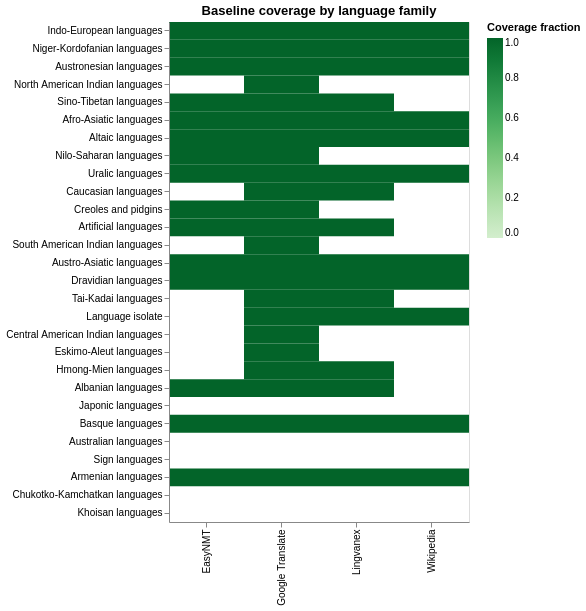

Notebook code cell kept with this figure:
### Code cell
# Coverage heatmap: service × language family
fam_rows = []
for svc, col in BASELINE_SERVICES.items():
    if col not in df.columns:
        continue
    grp = df.groupby("language_family")[col].agg(
        total="count",
        covered=lambda x: x.notna().sum(),
    ).reset_index()
    grp["Service"] = svc
    grp["pct"] = grp["covered"] / grp["total"]
    fam_rows.append(grp)

fam_df = pd.concat(fam_rows, ignore_index=True)

# Sort families by total language count (descending)
fam_totals = df.groupby("language_family")["language_code"].nunique().sort_values(ascending=False)
fam_order = fam_totals.index.tolist()

heatmap = alt.Chart(fam_df).mark_rect().encode(
    x=alt.X("Service:N", title=None),
    y=alt.Y("language_family:N", sort=fam_order, title=None),
    color=alt.Color(
        "pct:Q",
        scale=alt.Scale(scheme="greens", domain=[0, 1]),
        title="Coverage fraction",
    ),
    tooltip=[
        alt.Tooltip("Service:N"),
        alt.Tooltip("language_family:N", title="Family"),
        alt.Tooltip("covered:Q", title="Covered"),
        alt.Tooltip("total:Q", title="Total in family"),
        alt.Tooltip("pct:Q", title="Coverage", format=".0%"),
    ],
).properties(
    title="Baseline coverage by language family",
    width=300,
    height=500,
)
heatmap

### Figure 1 — Vega specification as saved in the notebook (floating-point values rounded to 4 significant figures)
{"$schema": "https://vega.github.io/schema/vega/v6.json", "data": [{"name": "source_0"}, {"name": "data_0", "values": [{"Service": "Wikipedia", "covered": 2, "language_family": "Afro-Asiatic languages", "pct": 1.0, "total": 2}, {"Service": "Wikipedia", "covered": 2, "language_family": "Altaic languages", "pct": 1.0, "total": 2}, {"Service": "Wikipedia", "covered": 1, "language_family": "Armenian languages", "pct": 1.0, "total": 1}, {"Service": "Wikipedia", "covered": 1, "language_family": "Austro-Asiatic languages", "pct": 1.0, "total": 1}, {"Service": "Wikipedia", "covered": 1, "language_family": "Austronesian languages", "pct": 1.0, "total": 1}, {"Service": "Wikipedia", "covered": 1, "language_family": "Basque languages", "pct": 1.0, "total": 1}, {"Service": "Wikipedia", "covered": 1, "language_family": "Dravidian languages", "pct": 1.0, "total": 1}, {"Service": "Wikipedia", "covered": 21, "language_family": "Indo-European languages", "pct": 1.0, "total": 21}, {"Service": "Wikipedia", "covered": 1, "language_family": "Language isolate", "pct": 1.0, "total": 1}, {"Service": "Wikipedia", "covered": 1, "language_family": "Niger-Kordofanian languages", "pct": 1.0, "total": 1}, {"Service": "Wikipedia", "covered": 3, "language_family": "Uralic languages", "pct": 1.0, "total": 3}, {"Service": "Google Translate", "covered": 7, "language_family": "Afro-Asiatic languages", "pct": 1.0, "total": 7}, {"Service": "Google Translate", "covered": 1, "language_family": "Albanian languages", "pct": 1.0, "total": 1}, {"Service": "Google Translate", "covered": 16, "language_family": "Altaic languages", "pct": 1.0, "total": 16}, {"Service": "Google Translate", "covered": 1, "language_family": "Armenian languages", "pct": 1.0, "total": 1}, {"Service": "Google Translate", "covered": 1, "language_family": "Artificial languages", "pct": 1.0, "total": 1}, {"Service": "Google Translate", "covered": 3, "language_family": "Austro-Asiatic languages", "pct": 1.0, "total": 3}, {"Service": "Google Translate", "covered": 31, "language_family": "Austronesian languages", "pct": 1.0, "total": 31}, {"Service": "Google Translate", "covered": 1, "language_family": "Basque languages", "pct": 1.0, "total": 1}, {"Service": "Google Translate", "covered": 4, "language_family": "Caucasian languages", "pct": 1.0, "total": 4}, {"Service": "Google Translate", "covered": 2, "language_family": "Central American Indian languages", "pct": 1.0, "total": 2}, {"Service": "Google Translate", "covered": 6, "language_family": "Creoles and pidgins", "pct": 1.0, "total": 6}, {"Service": "Google Translate", "covered": 5, "language_family": "Dravidian languages", "pct": 1.0, "total": 5}, {"Service": "Google Translate", "covered": 2, "language_family": "Eskimo-Aleut languages", "pct": 1.0, "total": 2}, {"Service": "Google Translate", "covered": 1, "language_family": "Hmong-Mien languages", "pct": 1.0, "total": 1}, {"Service": "Google Translate", "covered": 85, "language_family": "Indo-European languages", "pct": 1.0, "total": 85}, {"Service": "Google Translate", "covered": 1, "language_family": "Language isolate", "pct": 1.0, "total": 1}, {"Service": "Google Translate", "covered": 37, "language_family": "Niger-Kordofanian languages", "pct": 1.0, "total": 37}, {"Service": "Google Translate", "covered": 6, "language_family": "Nilo-Saharan languages", "pct": 1.0, "total": 6}, {"Service": "Google Translate", "covered": 2, "language_family": "North American Indian languages", "pct": 1.0, "total": 2}, {"Service": "Google Translate", "covered": 8, "language_family": "Sino-Tibetan languages", "pct": 1.0, "total": 8}, {"Service": "Google Translate", "covered": 3, "language_family": "South American Indian languages", "pct": 1.0, "total": 3}, {"Service": "Google Translate", "covered": 1, "language_family": "Tai-Kadai languages", "pct": 1.0, "total": 1}, {"Service": "Google Translate", "covered": 7, "language_family": "Uralic languages", "pct": 1.0, "total": 7}, {"Service": "EasyNMT", "covered": 5, "language_family": "Afro-Asiatic languages", "pct": 1.0, "total": 5}, {"Service": "EasyNMT", "covered": 1, "language_family": "Albanian languages", "pct": 1.0, "total": 1}, {"Service": "EasyNMT", "covered": 1, "language_family": "Altaic languages", "pct": 1.0, "total": 1}, {"Service": "EasyNMT", "covered": 1, "language_family": "Armenian languages", "pct": 1.0, "total": 1}, {"Service": "EasyNMT", "covered": 1, "language_family": "Artificial languages", "pct": 1.0, "total": 1}, {"Service": "EasyNMT", "covered": 1, "language_family": "Austro-Asiatic languages", "pct": 1.0, "total": 1}, {"Service": "EasyNMT", "covered": 17, "language_family": "Austronesian languages", "pct": 1.0, "total": 17}, {"Service": "EasyNMT", "covered": 1, "language_family": "Basque languages", "pct": 1.0, "total": 1}, {"Service": "EasyNMT", "covered": 5, "language_family": "Creoles and pidgins", "pct": 1.0, "total": 5}, {"Service": "EasyNMT", "covered": 1, "language_family": "Dravidian languages", "pct": 1.0, "total": 1}, {"Service": "EasyNMT", "covered": 25, "language_family": "Indo-European languages", "pct": 1.0, "total": 25}, {"Service": "EasyNMT", "covered": 28, "language_family": "Niger-Kordofanian languages", "pct": 1.0, "total": 28}, {"Service": "EasyNMT", "covered": 2, "language_family": "Nilo-Saharan languages", "pct": 1.0, "total": 2}, {"Service": "EasyNMT", "covered": 1, "language_family": "Sino-Tibetan languages", "pct": 1.0, "total": 1}, {"Service": "EasyNMT", "covered": 3, "language_family": "Uralic languages", "pct": 1.0, "total": 3}, {"Service": "Lingvanex", "covered": 4, "language_family": "Afro-Asiatic languages", "pct": 1.0, "total": 4}, {"Service": "Lingvanex", "covered": 1, "language_family": "Albanian languages", "pct": 1.0, "total": 1}, {"Service": "Lingvanex", "covered": 9, "language_family": "Altaic languages", "pct": 1.0, "total": 9}, {"Service": "Lingvanex", "covered": 1, "language_family": "Armenian languages", "pct": 1.0, "total": 1}, {"Service": "Lingvanex", "covered": 1, "language_family": "Artificial languages", "pct": 1.0, "total": 1}, {"Service": "Lingvanex", "covered": 2, "language_family": "Austro-Asiatic languages", "pct": 1.0, "total": 2}, {"Service": "Lingvanex", "covered": 8, "language_family": "Austronesian languages", "pct": 1.0, "total": 8}, {"Service": "Lingvanex", "covered": 1, "language_family": "Basque languages", "pct": 1.0, "total": 1}, {"Service": "Lingvanex", "covered": 1, "language_family": "Caucasian languages", "pct": 1.0, "total": 1}, {"Service": "Lingvanex", "covered": 4, "language_family": "Dravidian languages", "pct": 1.0, "total": 4}, {"Service": "Lingvanex", "covered": 1, "language_family": "Hmong-Mien languages", "pct": 1.0, "total": 1}, {"Service": "Lingvanex", "covered": 52, "language_family": "Indo-European languages", "pct": 1.0, "total": 52}, {"Service": "Lingvanex", "covered": 1, "language_family": "Language isolate", "pct": 1.0, "total": 1}, {"Service": "Lingvanex", "covered": 9, "language_family": "Niger-Kordofanian languages", "pct": 1.0, "total": 9}, {"Service": "Lingvanex", "covered": 2, "language_family": "Sino-Tibetan languages", "pct": 1.0, "total": 2}, {"Service": "Lingvanex", "covered": 1, "language_family": "Tai-Kadai languages", "pct": 1.0, "total": 1}, {"Service": "Lingvanex", "covered": 3, "language_family": "Uralic languages", "pct": 1.0, "total": 3}]}, {"name": "data_0_x_domain_Service", "values": [{"Service": "Wikipedia"}, {"Service": "Google Translate"}, {"Service": "EasyNMT"}, {"Service": "Lingvanex"}]}, {"name": "source_0_y_domain_language_family", "values": [{"language_family": "Afro-Asiatic languages", "sort_field": 5.0}, {"language_family": "Albanian languages", "sort_field": 20.0}, {"language_family": "Altaic languages", "sort_field": 6.0}, {"language_family": "Armenian languages", "sort_field": 25.0}, {"language_family": "Artificial languages", "sort_field": 11.0}, {"language_family": "Australian languages", "sort_field": 23.0}, {"language_family": "Austro-Asiatic languages", "sort_field": 13.0}, {"language_family": "Austronesian languages", "sort_field": 2.0}, {"language_family": "Basque languages", "sort_field": 22.0}, {"language_family": "Caucasian languages", "sort_field": 9.0}, {"language_family": "Central American Indian languages", "sort_field": 17.0}, {"language_family": "Chukotko-Kamchatkan languages", "sort_field": 26.0}, {"language_family": "Creoles and pidgins", "sort_field": 10.0}, {"language_family": "Dravidian languages", "sort_field": 14.0}, {"language_family": "Eskimo-Aleut languages", "sort_field": 18.0}, {"language_family": "Hmong-Mien languages", "sort_field": 19.0}, {"language_family": "Indo-European languages", "sort_field": 0.0}, {"language_family": "Japonic languages", "sort_field": 21.0}, {"language_family": "Khoisan languages", "sort_field": 27.0}, {"language_family": "Language isolate", "sort_field": 16.0}, {"language_family": "Niger-Kordofanian languages", "sort_field": 1.0}, {"language_family": "Nilo-Saharan languages", "sort_field": 7.0}, {"language_family": "North American Indian languages", "sort_field": 3.0}, {"language_family": "Sign languages", "sort_field": 24.0}, {"language_family": "Sino-Tibetan languages", "sort_field": 4.0}, {"language_family": "South American Indian languages", "sort_field": 12.0}, {"language_family": "Tai-Kadai languages", "sort_field": 15.0}, {"language_family": "Uralic languages", "sort_field": 8.0}]}], "marks": [{"type": "rect", "name": "marks", "from": {"data": "data_0"}, "encode": {"update": {"width": {"signal": "max(0.25, bandwidth('x'))"}, "y": {"field": "language_family", "scale": "y"}, "fill": {"field": "pct", "scale": "color"}, "height": {"signal": "max(0.25, bandwidth('y'))"}, "tooltip": {"signal": "{\"Service\": isValid(datum[\"Service\"]) ? datum[\"Service\"] : \"\"+datum[\"Service\"], \"Family\": isValid(datum[\"language_family\"]) ? datum[\"language_family\"] : \"\"+datum[\"language_family\"], \"Covered\": format(datum[\"covered\"], \"\"), \"Total in family\": format(datum[\"total\"], \"\"), \"Coverage\": format(datum[\"pct\"], \".0%\")}"}, "x": {"field": "Service", "scale": "x"}}}, "style": ["rect"]}], "scales": [{"name": "x", "type": "band", "domain": {"data": "data_0_x_domain_Service", "field": "Service", "sort": true}, "range": [0, {"signal": "width"}], "paddingInner": 0, "paddingOuter": 0}, {"name": "y", "type": "band", "domain": {"data": "source_0_y_domain_language_family", "field": "language_family", "sort": {"op": "max", "field": "sort_field"}}, "range": [0, {"signal": "height"}], "paddingOuter": 0, "paddingInner": 0}, {"name": "color", "type": "linear", "domain": [0, 1], "range": {"scheme": "greens"}, "interpolate": "hcl", "zero": true}], "axes": [{"scale": "x", "labelAlign": "right", "zindex": 1, "orient": "bottom", "grid": false, "labelBaseline": "middle", "labelAngle": 270}, {"scale": "y", "grid": false, "zindex": 1, "orient": "left"}], "title": {"text": "Baseline coverage by language family", "frame": "group"}, "background": "white", "style": "cell", "width": 300, "height": 500, "legends": [{"title": "Coverage fraction", "fill": "color", "gradientLength": {"signal": "clamp(height, 64, 200)"}}], "padding": 5}
